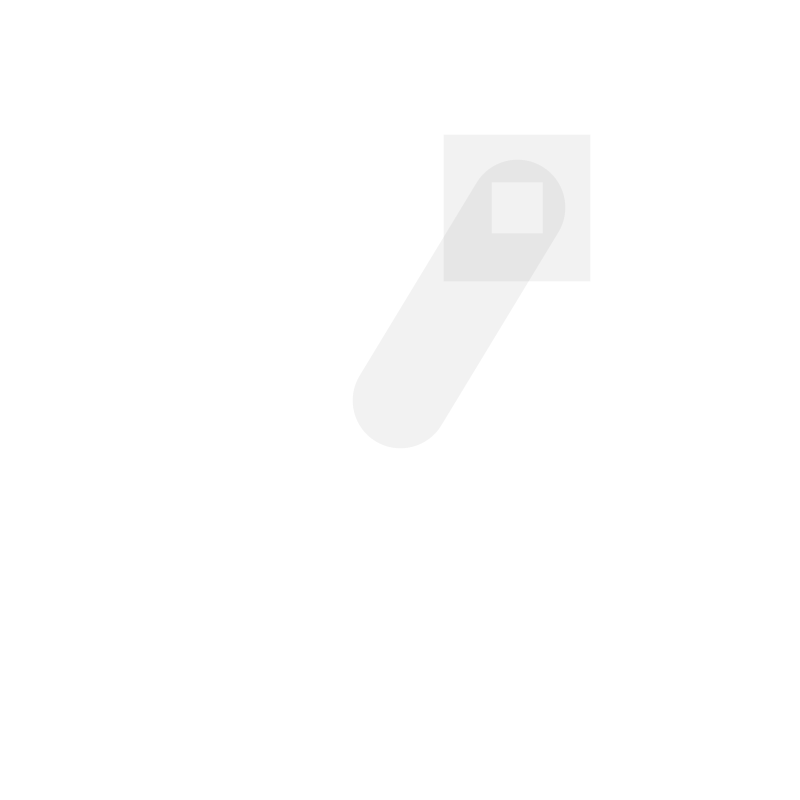
Frame 1 (no input)
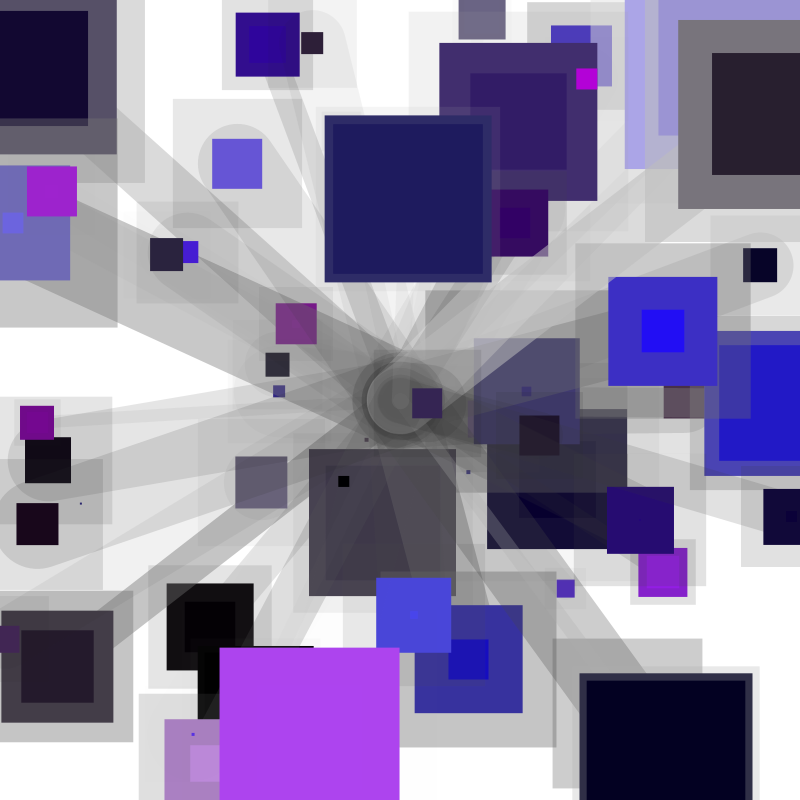
Frame 60 (the mouse pressed at the canvas centre just before this capture)
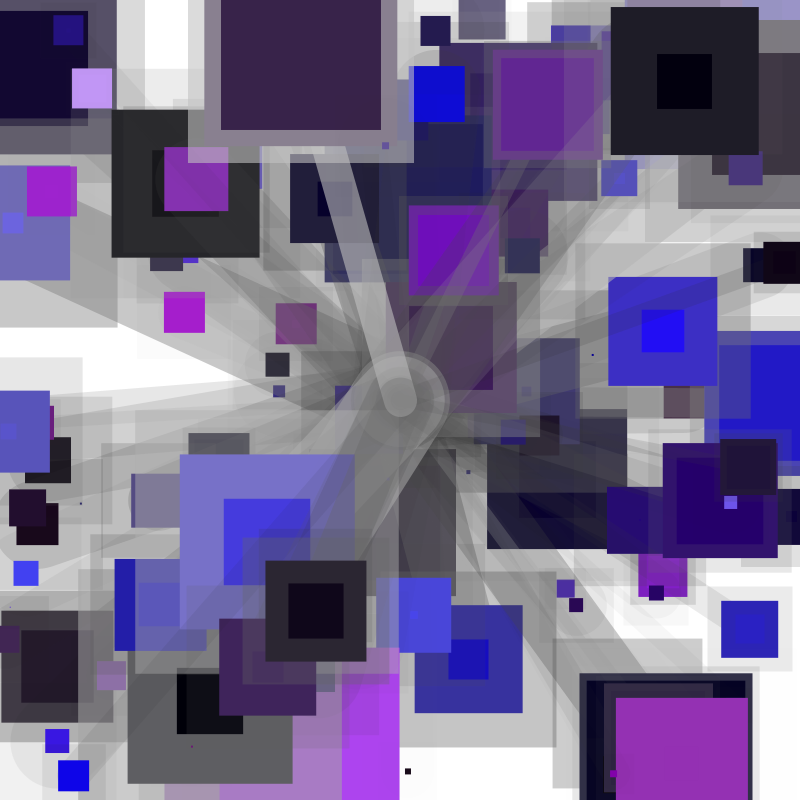
Frame 120 (the mouse held since frame 60 and released just before this capture)

The Processing sketch that drew these frames (run headless with seeded random() and noise(); from frame 60 on, the mouse is pressed at the canvas centre):

// Processing sketch: ColorRect
// ── ColorRect.pde
void setup(){
  size(800,800);
  background(255);
  
}

void draw(){
  float x = random(0, width);
  float y = random(0, height);
  float dia = random(10, 100);

  int b = (int)random(0, 255);
  int r = (int)random(0, b);
  int g = (int)random(0, r);
  
  color col = color(r, g, b);
  
  stroke(r, g);
  strokeWeight( dia );
  line( 400, 400, x, y );
  
  rectMode( CENTER );
  rect( x, y, r, r );

  fill(col);
//  ellipse(x, y, dia, dia);

}
